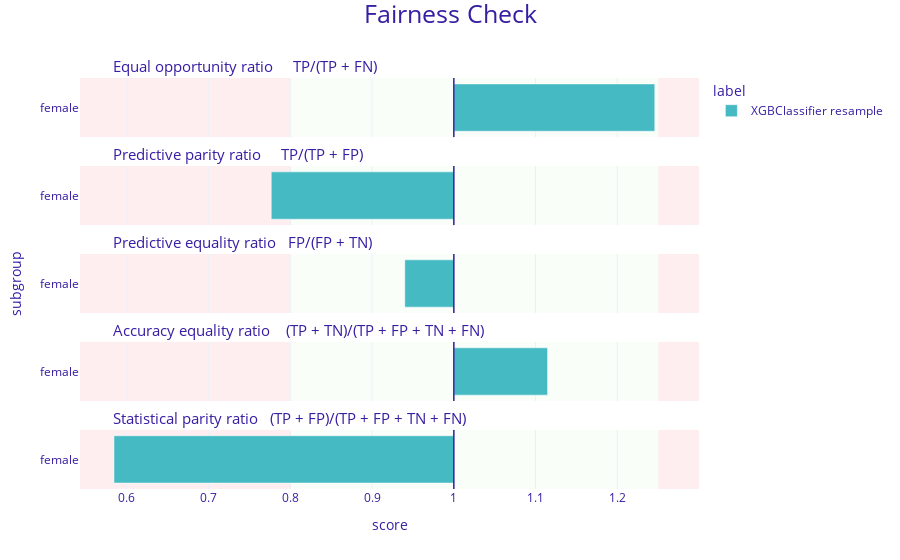

Source (notebook cell):
### Code cell
fobject3 = explainer3.model_fairness(
    protected=protected,
    privileged=privileged,
    label='XGBClassifier resample'
)

fobject3.plot()

### Figure 1 — Plotly figure (JSON) as saved in the notebook; plotly's stock layout.template omitted (floating-point values rounded to 4 significant figures)
{"data": [{"alignmentgroup": "True", "customdata": [["female", 1.246, "XGBClassifier resample"]], "hovertemplate": "<b>%{customdata[2]}</b><br>Subgroup: %{customdata[0]}<br>Score: %{customdata[1]}<br><extra></extra>", "legendgroup": "XGBClassifier resample", "marker": {"color": "#46bac2", "pattern": {"shape": ""}}, "name": "XGBClassifier resample", "offsetgroup": "XGBClassifier resample", "orientation": "h", "showlegend": true, "textposition": "auto", "x": [0.2459], "xaxis": "x5", "y": [0.5], "yaxis": "y5", "type": "bar"}, {"alignmentgroup": "True", "customdata": [["female", 0.777, "XGBClassifier resample"]], "hovertemplate": "<b>%{customdata[2]}</b><br>Subgroup: %{customdata[0]}<br>Score: %{customdata[1]}<br><extra></extra>", "legendgroup": "XGBClassifier resample", "marker": {"color": "#46bac2", "pattern": {"shape": ""}}, "name": "XGBClassifier resample", "offsetgroup": "XGBClassifier resample", "orientation": "h", "showlegend": false, "textposition": "auto", "x": [-0.2234], "xaxis": "x4", "y": [0.5], "yaxis": "y4", "type": "bar"}, {"alignmentgroup": "True", "customdata": [["female", 0.94, "XGBClassifier resample"]], "hovertemplate": "<b>%{customdata[2]}</b><br>Subgroup: %{customdata[0]}<br>Score: %{customdata[1]}<br><extra></extra>", "legendgroup": "XGBClassifier resample", "marker": {"color": "#46bac2", "pattern": {"shape": ""}}, "name": "XGBClassifier resample", "offsetgroup": "XGBClassifier resample", "orientation": "h", "showlegend": false, "textposition": "auto", "x": [-0.06], "xaxis": "x3", "y": [0.5], "yaxis": "y3", "type": "bar"}, {"alignmentgroup": "True", "customdata": [["female", 1.115, "XGBClassifier resample"]], "hovertemplate": "<b>%{customdata[2]}</b><br>Subgroup: %{customdata[0]}<br>Score: %{customdata[1]}<br><extra></extra>", "legendgroup": "XGBClassifier resample", "marker": {"color": "#46bac2", "pattern": {"shape": ""}}, "name": "XGBClassifier resample", "offsetgroup": "XGBClassifier resample", "orientation": "h", "showlegend": false, "textposition": "auto", "x": [0.1147], "xaxis": "x2", "y": [0.5], "yaxis": "y2", "type": "bar"}, {"alignmentgroup": "True", "customdata": [["female", 0.584, "XGBClassifier resample"]], "hovertemplate": "<b>%{customdata[2]}</b><br>Subgroup: %{customdata[0]}<br>Score: %{customdata[1]}<br><extra></extra>", "legendgroup": "XGBClassifier resample", "marker": {"color": "#46bac2", "pattern": {"shape": ""}}, "name": "XGBClassifier resample", "offsetgroup": "XGBClassifier resample", "orientation": "h", "showlegend": false, "textposition": "auto", "x": [-0.4158], "xaxis": "x", "y": [0.5], "yaxis": "y", "type": "bar"}], "layout": {"xaxis": {"anchor": "y", "domain": [0.0, 1.0], "title": {"text": "score"}, "tickvals": [-0.5, -0.4, -0.3, -0.2, -0.1, 0.0, 0.1, 0.2, 0.0], "ticktext": [0.5, 0.6, 0.7, 0.8, 0.9, 1.0, 1.1, 1.2, 1.0], "range": [-0.4574, 0.3]}, "yaxis": {"anchor": "x", "domain": [0.0, 0.144], "title": {"text": ""}, "tickvals": [0.5], "ticktext": ["female"], "range": [0, 1], "showgrid": false, "zeroline": false}, "xaxis2": {"anchor": "y2", "domain": [0.0, 1.0], "matches": "x", "showticklabels": false, "tickvals": [-0.5, -0.4, -0.3, -0.2, -0.1, 0.0, 0.1, 0.2, 0.0], "ticktext": [0.5, 0.6, 0.7, 0.8, 0.9, 1.0, 1.1, 1.2, 1.0], "range": [-0.4574, 0.3]}, "yaxis2": {"anchor": "x2", "domain": [0.214, 0.358], "matches": "y", "title": {"text": ""}, "tickvals": [0.5], "ticktext": ["female"], "range": [0, 1], "showgrid": false, "zeroline": false}, "xaxis3": {"anchor": "y3", "domain": [0.0, 1.0], "matches": "x", "showticklabels": false, "tickvals": [-0.5, -0.4, -0.3, -0.2, -0.1, 0.0, 0.1, 0.2, 0.0], "ticktext": [0.5, 0.6, 0.7, 0.8, 0.9, 1.0, 1.1, 1.2, 1.0], "range": [-0.4574, 0.3]}, "yaxis3": {"anchor": "x3", "domain": [0.428, 0.572], "matches": "y", "title": {"text": "subgroup"}, "tickvals": [0.5], "ticktext": ["female"], "range": [0, 1], "showgrid": false, "zeroline": false}, "xaxis4": {"anchor": "y4", "domain": [0.0, 1.0], "matches": "x", "showticklabels": false, "tickvals": [-0.5, -0.4, -0.3, -0.2, -0.1, 0.0, 0.1, 0.2, 0.0], "ticktext": [0.5, 0.6, 0.7, 0.8, 0.9, 1.0, 1.1, 1.2, 1.0], "range": [-0.4574, 0.3]}, "yaxis4": {"anchor": "x4", "domain": [0.642, 0.786], "matches": "y", "title": {"text": ""}, "tickvals": [0.5], "ticktext": ["female"], "range": [0, 1], "showgrid": false, "zeroline": false}, "xaxis5": {"anchor": "y5", "domain": [0.0, 1.0], "matches": "x", "showticklabels": false, "tickvals": [-0.5, -0.4, -0.3, -0.2, -0.1, 0.0, 0.1, 0.2, 0.0], "ticktext": [0.5, 0.6, 0.7, 0.8, 0.9, 1.0, 1.1, 1.2, 1.0], "range": [-0.4574, 0.3]}, "yaxis5": {"anchor": "x5", "domain": [0.856, 1.0], "matches": "y", "title": {"text": ""}, "tickvals": [0.5], "ticktext": ["female"], "range": [0, 1], "showgrid": false, "zeroline": false}, "annotations": [{"font": {"size": 15}, "showarrow": false, "text": "Statistical parity ratio   (TP + FP)/(TP + FP + TN + FN)", "x": 0.05, "xanchor": "left", "xref": "paper", "y": 0.144, "yanchor": "bottom", "yref": "paper"}, {"font": {"size": 15}, "showarrow": false, "text": "Accuracy equality ratio    (TP + TN)/(TP + FP + TN + FN)", "x": 0.05, "xanchor": "left", "xref": "paper", "y": 0.358, "yanchor": "bottom", "yref": "paper"}, {"font": {"size": 15}, "showarrow": false, "text": "Predictive equality ratio   FP/(FP + TN)", "x": 0.05, "xanchor": "left", "xref": "paper", "y": 0.572, "yanchor": "bottom", "yref": "paper"}, {"font": {"size": 15}, "showarrow": false, "text": "Predictive parity ratio     TP/(TP + FP)", "x": 0.05, "xanchor": "left", "xref": "paper", "y": 0.786, "yanchor": "bottom", "yref": "paper"}, {"font": {"size": 15}, "showarrow": false, "text": "Equal opportunity ratio     TP/(TP + FN)", "x": 0.05, "xanchor": "left", "xref": "paper", "y": 1.0, "yanchor": "bottom", "yref": "paper"}], "legend": {"title": {"text": "label"}, "tracegroupgap": 0}, "margin": {"t": 78, "b": 71, "r": 30}, "barmode": "group", "shapes": [{"fillcolor": "#f05a71", "layer": "below", "line": {"width": 0}, "opacity": 0.1, "type": "rect", "x0": 0.25, "x1": 0.3, "xref": "x", "y0": 0, "y1": 1, "yref": "y"}, {"fillcolor": "#f05a71", "layer": "below", "line": {"width": 0}, "opacity": 0.1, "type": "rect", "x0": -0.4574, "x1": -0.2, "xref": "x", "y0": 0, "y1": 1, "yref": "y"}, {"fillcolor": "#c7f5bf", "layer": "below", "line": {"width": 0}, "opacity": 0.1, "type": "rect", "x0": -0.2, "x1": 0.25, "xref": "x", "y0": 0, "y1": 1, "yref": "y"}, {"line": {"color": "#371ea3", "width": 1.5}, "type": "line", "x0": 0, "x1": 0, "xref": "x", "y0": 0, "y1": 1, "yref": "y"}, {"fillcolor": "#f05a71", "layer": "below", "line": {"width": 0}, "opacity": 0.1, "type": "rect", "x0": 0.25, "x1": 0.3, "xref": "x", "y0": 0, "y1": 1, "yref": "y2"}, {"fillcolor": "#f05a71", "layer": "below", "line": {"width": 0}, "opacity": 0.1, "type": "rect", "x0": -0.4574, "x1": -0.2, "xref": "x", "y0": 0, "y1": 1, "yref": "y2"}, {"fillcolor": "#c7f5bf", "layer": "below", "line": {"width": 0}, "opacity": 0.1, "type": "rect", "x0": -0.2, "x1": 0.25, "xref": "x", "y0": 0, "y1": 1, "yref": "y2"}, {"line": {"color": "#371ea3", "width": 1.5}, "type": "line", "x0": 0, "x1": 0, "xref": "x", "y0": 0, "y1": 1, "yref": "y2"}, {"fillcolor": "#f05a71", "layer": "below", "line": {"width": 0}, "opacity": 0.1, "type": "rect", "x0": 0.25, "x1": 0.3, "xref": "x", "y0": 0, "y1": 1, "yref": "y3"}, {"fillcolor": "#f05a71", "layer": "below", "line": {"width": 0}, "opacity": 0.1, "type": "rect", "x0": -0.4574, "x1": -0.2, "xref": "x", "y0": 0, "y1": 1, "yref": "y3"}, {"fillcolor": "#c7f5bf", "layer": "below", "line": {"width": 0}, "opacity": 0.1, "type": "rect", "x0": -0.2, "x1": 0.25, "xref": "x", "y0": 0, "y1": 1, "yref": "y3"}, {"line": {"color": "#371ea3", "width": 1.5}, "type": "line", "x0": 0, "x1": 0, "xref": "x", "y0": 0, "y1": 1, "yref": "y3"}, {"fillcolor": "#f05a71", "layer": "below", "line": {"width": 0}, "opacity": 0.1, "type": "rect", "x0": 0.25, "x1": 0.3, "xref": "x", "y0": 0, "y1": 1, "yref": "y4"}, {"fillcolor": "#f05a71", "layer": "below", "line": {"width": 0}, "opacity": 0.1, "type": "rect", "x0": -0.4574, "x1": -0.2, "xref": "x", "y0": 0, "y1": 1, "yref": "y4"}, {"fillcolor": "#c7f5bf", "layer": "below", "line": {"width": 0}, "opacity": 0.1, "type": "rect", "x0": -0.2, "x1": 0.25, "xref": "x", "y0": 0, "y1": 1, "yref": "y4"}, {"line": {"color": "#371ea3", "width": 1.5}, "type": "line", "x0": 0, "x1": 0, "xref": "x", "y0": 0, "y1": 1, "yref": "y4"}, {"fillcolor": "#f05a71", "layer": "below", "line": {"width": 0}, "opacity": 0.1, "type": "rect", "x0": 0.25, "x1": 0.3, "y0": 0, "y1": 1, "yref": "y5", "xref": "x"}, {"fillcolor": "#f05a71", "layer": "below", "line": {"width": 0}, "opacity": 0.1, "type": "rect", "x0": -0.4574, "x1": -0.2, "y0": 0, "y1": 1, "yref": "y5", "xref": "x"}, {"fillcolor": "#c7f5bf", "layer": "below", "line": {"width": 0}, "opacity": 0.1, "type": "rect", "x0": -0.2, "x1": 0.25, "y0": 0, "y1": 1, "yref": "y5", "xref": "x"}, {"line": {"color": "#371ea3", "width": 1.5}, "type": "line", "x0": 0, "x1": 0, "xref": "x", "y0": 0, "y1": 1, "yref": "y5"}], "title": {"font": {"size": 25}, "text": "Fairness Check", "x": 0.5, "y": 0.99}, "font": {"color": "#371ea3"}}}
